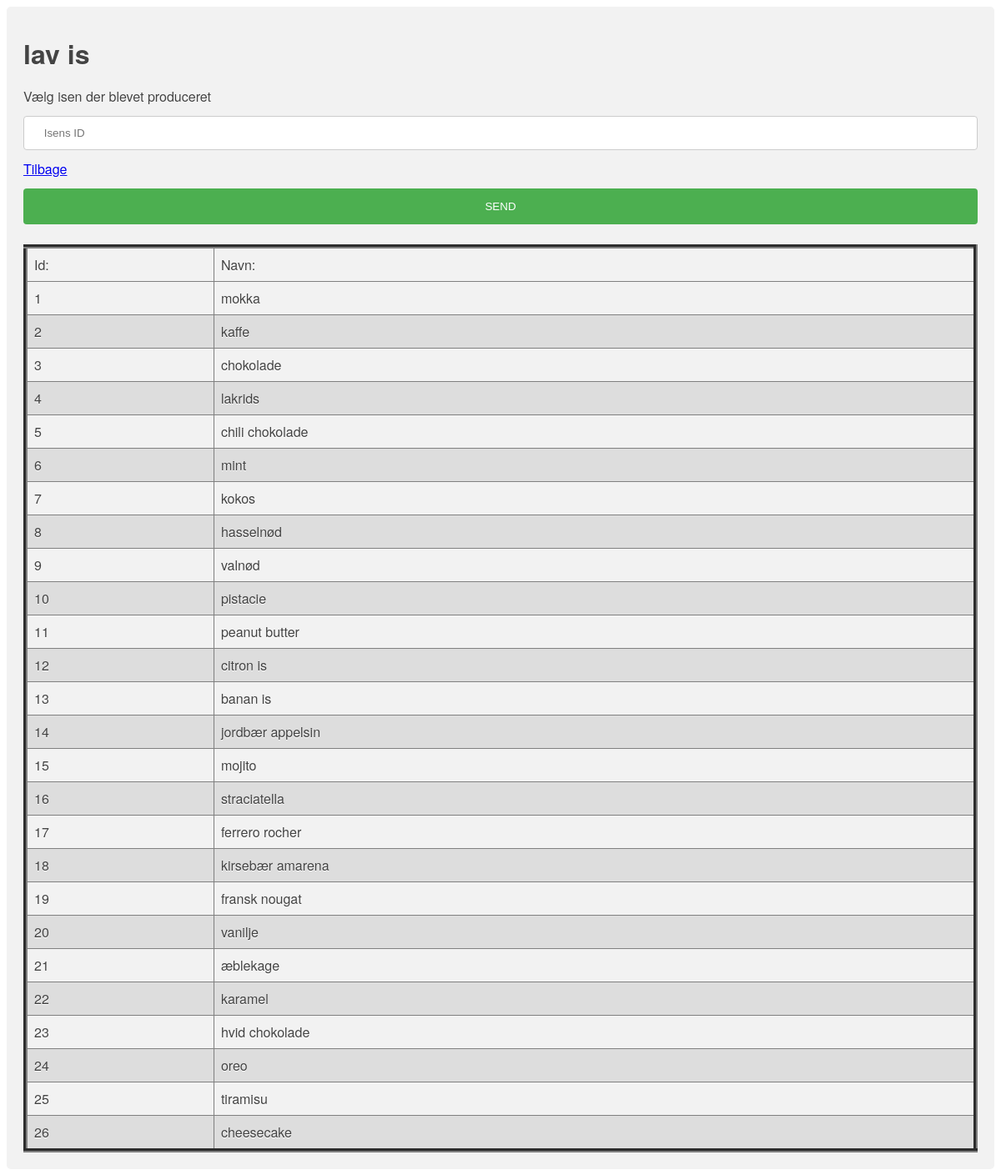
Page /lavis on the committed database.
### tables this page shows
CREATE TABLE "Ice" (
	"idIs"	INTEGER NOT NULL,
	"navn"	TEXT DEFAULT NULL,
	PRIMARY KEY("idIs" AUTOINCREMENT)
);

### app.py (the view)
@app.route('/lavis',  methods=['GET', 'POST'])
def lavis():
    if request.method == "POST":
        skrive_input = request.form["is_pro"]
        print(skrive_input)
        con = sqlite3.connect("/Users/win/Desktop/is/butikken.db")
        cur = con.cursor()
        records = cur.fetchall()
        w = ("""UPDATE ingredienser set inventar = inventar - forbindelse.mængde FROM forbindelse
            WHERE ingredienser.idIngredienser = forbindelse.fkingredienser AND
                        fkis = (?) """)
        cur.execute(w , skrive_input)
        con.commit()
        con.commit()
        return render_template("vis_ingredienser.html")
    else:
        con = sqlite3.connect("/Users/win/Desktop/is/butikken.db")
        con.row_factory = sqlite3.Row
        cur = con.cursor()
        sqll = """SELECT * from ice """
        cur.execute(sqll)
        rows = cur.fetchall()
        cur.close()
        con.close()
        return render_template("lavis.html",rows=rows)

### templates/lavis.html
<link rel="stylesheet" href="{{url_for('static', filename='style.css') }}" />
    <div class="container">
        <h1>lav is </h1>
        <form action="#" method="post">
            <label for="">Vælg isen der blevet produceret</label>
            <br>
            <input type="number" name="is_pro" placeholder=" Isens ID">
            <br>
            <a href="/" class="btn btn-details">Tilbage</a>
            <input type="submit" class="btn btn-send" value="SEND">
        </form>
            <center>
                <table border=5>
                    <thead>
                            <td>Id: </td>
                            <td>Navn: </td>
                    </thead>
                    {% for row in rows %}
                        <tr>
                            <td>{{row["idIs"]}}</td>
                            <td>{{row["navn"]}}</td>
                            </tr>
                    {% endfor %}
                  </table>

### static/style.css (style rules this page uses)
table { border-collapse: collapse; width: 100%; }
th, td { text-align: left; padding: 8px; }
tr:nth-child(even) { background-color: #dddddd; }
input[type=submit] { width: 100%; background-color: #4CAF50; color: white; padding: 14px 20px; margin: 8px 0; border: none; border-radius: 4px; cursor: pointer; }
div { border-radius: 5px; background-color: #f2f2f2; padding: 20px; }
input[type=number], select { width: 100%; padding: 12px 20px; margin: 8px 0; display: inline-block; border: 1px solid #ccc; border-radius: 4px; box-sizing: border-box; }

### rows in the picture
Ice: idIs "1", navn "mokka"
Ice: idIs "2", navn "kaffe"
Ice: idIs "3", navn "chokolade"
Ice: idIs "4", navn "lakrids"
Ice: idIs "5", navn "chili chokolade"
Ice: idIs "6", navn "mint"
Ice: idIs "7", navn "kokos"
Ice: idIs "8", navn "hasselnød"
Ice: idIs "9", navn "valnød"
Ice: idIs "10", navn "pistacie"
Ice: idIs "11", navn "peanut butter"
Ice: idIs "12", navn "citron is"
Ice: idIs "13", navn "banan is"
Ice: idIs "14", navn "jordbær appelsin"
Ice: idIs "15", navn "mojito"
Ice: idIs "16", navn "straciatella"
Ice: idIs "17", navn "ferrero rocher"
Ice: idIs "18", navn "kirsebær amarena"
Ice: idIs "19", navn "fransk nougat"
Ice: idIs "20", navn "vanilje"
Ice: idIs "21", navn "æblekage"
Ice: idIs "22", navn "karamel"
Ice: idIs "23", navn "hvid chokolade"
Ice: idIs "24", navn "oreo"
Ice: idIs "25", navn "tiramisu"
Ice: idIs "26", navn "cheesecake"
